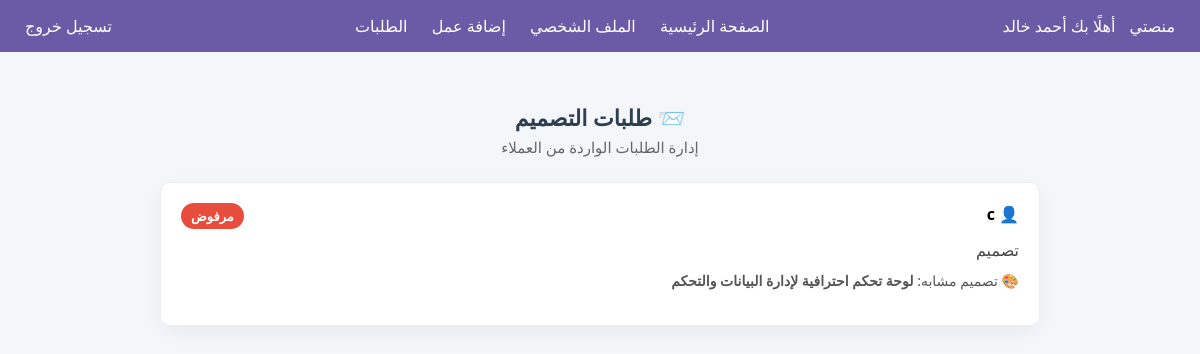
The page /designer/requests (signed in) on the database its author committed.
### tables this page shows
CREATE TABLE requests (
    id INTEGER PRIMARY KEY AUTOINCREMENT,
        client_id INTEGER NOT NULL,
            designer_id INTEGER NOT NULL,
                design_id INTEGER,
                    description TEXT NOT NULL,
                        status TEXT DEFAULT 'مفتوح',
                            created_at TIMESTAMP DEFAULT CURRENT_TIMESTAMP
                            , chat_enabled INTEGER DEFAULT 0);

CREATE TABLE users (
            id INTEGER PRIMARY KEY AUTOINCREMENT,
            username TEXT NOT NULL,
            email TEXT NOT NULL,
            password TEXT NOT NULL,
            role TEXT NOT NULL
        , active INTEGER DEFAULT 1, bio TEXT DEFAULT '', portfolio TEXT DEFAULT '', specialty TEXT DEFAULT '', work_type TEXT DEFAULT '', analysis_result TEXT, avatar TEXT DEFAULT NULL);

CREATE TABLE designs (
    id INTEGER PRIMARY KEY AUTOINCREMENT,
    designer_id INTEGER,
    title TEXT,
    description TEXT,
    image_path TEXT,
    FOREIGN KEY (designer_id) REFERENCES users(id)
);

### app/designer/routes.py (the view)
@designer_bp.route('/requests')
def designer_requests():
    if not designer_required():
        flash('غير مسموح بالدخول')
        return redirect(url_for('auth.login'))
    conn = sqlite3.connect(Config.DATABASE)
    conn.row_factory = sqlite3.Row
    requests = conn.execute("""
        SELECT
            r.id,
            r.description,
            r.status,
            u.username AS client_name,
            d.title AS design_title
        FROM requests r
        JOIN users u ON r.client_id = u.id
        LEFT JOIN designs d ON r.design_id = d.id
        WHERE r.designer_id = ?
        ORDER BY r.created_at DESC
    """, (session['user_id'],)).fetchall()
    conn.close()
    return render_template(
        'designer/requests.html',
        requests=requests
    )

### app/designer/routes.py (called while the page is built)
def designer_required():
    return 'role' in session and session['role'] == 'designer'

### app/designer/templates/designer/requests.html (shortened to what this page needs)
{% extends 'base.html' %}
{% block content %}
<div class="designer-requests-page">
    <div class="page-header">
        <h2>📨 طلبات التصميم</h2>
        <p>إدارة الطلبات الواردة من العملاء</p>
    </div>
    {% if requests %}
        <div class="requests-list">
            {% for req in requests %}
            <div class="request-card">
                <div class="request-top">
                    <span class="client-name">
                        👤 {{ req['client_name'] }}
                    </span>
                    <span class="status status-{{ req['status'] }}">
                        {{ req['status'] }}
                    </span>
                </div>
                <p class="request-desc">
                    {{ req['description'] }}
                </p>
                {% if req['design_title'] %}
                <p class="design-ref">
                    🎨 تصميم مشابه: <strong>{{ req['design_title'] }}</strong>
                </p>
                {% endif %}
            </div>
            {% endfor %}
        </div>
    {% else %}
        <div class="empty-box">
            لا يوجد طلبات حاليًا
        </div>
    {% endif %}
</div>
{% endblock %}

### app/static/style.css (style rules this page uses)
* { margin: 0; padding: 0; box-sizing: border-box; font-family: 'Segoe UI', Tahoma, Geneva, Verdana, sans-serif; }
body { direction: rtl; background-color: #f5f6fa; }
.request-card, .portfolio-card { background-color: #fff; padding: 15px; margin-bottom: 10px; border-radius: 10px; box-shadow: 0 2px 8px rgba(0,0,0,0.1); }
.page-header { text-align: center; margin-bottom: 30px; }
.page-header h2 { font-size: 22px; font-weight: 600; margin-bottom: 8px; }
.page-header p { font-size: 14px; color: #777; }
.page-header { text-align: center; margin-bottom: 25px; }
.page-header h2 { margin-bottom: 8px; color: #2c3e50; }
.page-header p { color: #666; font-size: 15px; }
.request-card { background: #fff; border-radius: 10px; border: 1px solid #eee; box-shadow: 0 4px 15px rgba(0,0,0,0.06); padding: 25px; }
.request-card { background: #fff; border: 1px solid #eee; border-radius: 10px; padding: 20px; box-shadow: 0 4px 12px rgba(0,0,0,0.08); transition: transform 0.3s, box-shadow 0.3s; position: relative; }
.status { padding: 5px 12px; border-radius: 6px; font-weight: bold; display: inline-block; font-size: 0.9rem; }
.status { padding: 6px 14px; border-radius: 999px; font-size: 13px; font-weight: bold; color: #fff; }
.status-مرفوض { background: #ef4444; }

### app/designer/templates/designer/requests.html (style rules this page uses)
.designer-requests-page { max-width: 900px; margin: 40px auto; padding: 10px; }
.page-header { margin-bottom: 25px; }
.page-header h2 { margin-bottom: 5px; }
.page-header p { color: #666; }
.requests-list { display: flex; flex-direction: column; gap: 15px; }
.request-card { background: #fff; border-radius: 10px; padding: 20px; box-shadow: 0 6px 20px rgba(0,0,0,0.05); }
.request-top { display: flex; justify-content: space-between; margin-bottom: 10px; }
.client-name { font-weight: bold; }
.status { padding: 4px 10px; border-radius: 20px; font-size: 13px; color: #fff; }
.status-مرفوض { background: #e74c3c; }
.request-desc { margin: 10px 0; color: #444; }
.design-ref { font-size: 14px; color: #555; }

### rows shown on the page
requests: client_name "c", status "مرفوض", description "تصميم", design_title "لوحة تحكم احترافية لإدارة البيانات والتحكم"

### other values the page prints
{{ session.get('username') }} "أحمد خالد"
